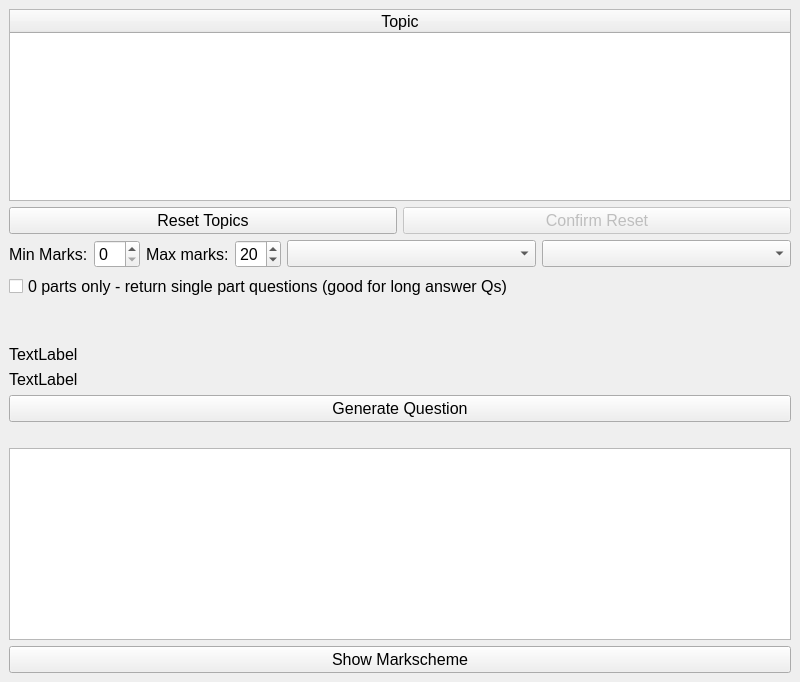
<?xml version="1.0" encoding="UTF-8"?>
<ui version="4.0">
 <class>RandomQuestionWindow</class>
 <widget class="QMainWindow" name="RandomQuestionWindow">
  <property name="geometry">
   <rect>
    <x>0</x>
    <y>0</y>
    <width>800</width>
    <height>600</height>
   </rect>
  </property>
  <property name="font">
   <font>
    <pointsize>12</pointsize>
   </font>
  </property>
  <property name="windowTitle">
   <string>Random Question</string>
  </property>
  <widget class="QWidget" name="centralwidget">
   <layout class="QVBoxLayout" name="verticalLayout">
    <item>
     <widget class="QTableWidget" name="twTopics">
      <property name="sizePolicy">
       <sizepolicy hsizetype="Expanding" vsizetype="Minimum">
        <horstretch>0</horstretch>
        <verstretch>0</verstretch>
       </sizepolicy>
      </property>
      <property name="editTriggers">
       <set>QAbstractItemView::NoEditTriggers</set>
      </property>
      <property name="selectionMode">
       <enum>QAbstractItemView::SingleSelection</enum>
      </property>
      <attribute name="horizontalHeaderStretchLastSection">
       <bool>true</bool>
      </attribute>
      <column>
       <property name="text">
        <string>Topic</string>
       </property>
      </column>
     </widget>
    </item>
    <item>
     <layout class="QHBoxLayout" name="horizontalLayout_2">
      <item>
       <widget class="QPushButton" name="pbResetTopics">
        <property name="text">
         <string>Reset Topics</string>
        </property>
       </widget>
      </item>
      <item>
       <widget class="QPushButton" name="pbConfirmReset">
        <property name="enabled">
         <bool>false</bool>
        </property>
        <property name="text">
         <string>Confirm Reset</string>
        </property>
       </widget>
      </item>
     </layout>
    </item>
    <item>
     <layout class="QHBoxLayout" name="horizontalLayout" stretch="0,0,0,0,1,1">
      <item>
       <widget class="QLabel" name="lMin">
        <property name="text">
         <string>Min Marks:</string>
        </property>
       </widget>
      </item>
      <item>
       <widget class="QSpinBox" name="sbMin"/>
      </item>
      <item>
       <widget class="QLabel" name="lMax">
        <property name="text">
         <string>Max marks:</string>
        </property>
       </widget>
      </item>
      <item>
       <widget class="QSpinBox" name="sbMax">
        <property name="value">
         <number>20</number>
        </property>
       </widget>
      </item>
      <item>
       <widget class="QComboBox" name="cbLevel"/>
      </item>
      <item>
       <widget class="QComboBox" name="cbComponent"/>
      </item>
     </layout>
    </item>
    <item>
     <widget class="QCheckBox" name="checkBox0Parts">
      <property name="text">
       <string>0 parts only - return single part questions (good for long answer Qs)</string>
      </property>
     </widget>
    </item>
    <item>
     <spacer name="verticalSpacer">
      <property name="orientation">
       <enum>Qt::Vertical</enum>
      </property>
      <property name="sizeType">
       <enum>QSizePolicy::Fixed</enum>
      </property>
      <property name="sizeHint" stdset="0">
       <size>
        <width>20</width>
        <height>40</height>
       </size>
      </property>
     </spacer>
    </item>
    <item>
     <widget class="QLabel" name="lNumberOfQs">
      <property name="text">
       <string>TextLabel</string>
      </property>
     </widget>
    </item>
    <item>
     <widget class="QLabel" name="lNumberOfUniques">
      <property name="text">
       <string>TextLabel</string>
      </property>
     </widget>
    </item>
    <item>
     <widget class="QPushButton" name="pbGenerate">
      <property name="text">
       <string>Generate Question</string>
      </property>
     </widget>
    </item>
    <item>
     <spacer name="verticalSpacer_2">
      <property name="orientation">
       <enum>Qt::Vertical</enum>
      </property>
      <property name="sizeType">
       <enum>QSizePolicy::Fixed</enum>
      </property>
      <property name="sizeHint" stdset="0">
       <size>
        <width>20</width>
        <height>20</height>
       </size>
      </property>
     </spacer>
    </item>
    <item>
     <widget class="QTextEdit" name="teRandomQuestion">
      <property name="sizePolicy">
       <sizepolicy hsizetype="Expanding" vsizetype="MinimumExpanding">
        <horstretch>0</horstretch>
        <verstretch>0</verstretch>
       </sizepolicy>
      </property>
     </widget>
    </item>
    <item>
     <widget class="QPushButton" name="pbViewMarkscheme">
      <property name="text">
       <string>Show Markscheme</string>
      </property>
     </widget>
    </item>
   </layout>
  </widget>
 </widget>
 <resources/>
 <connections/>
</ui>
